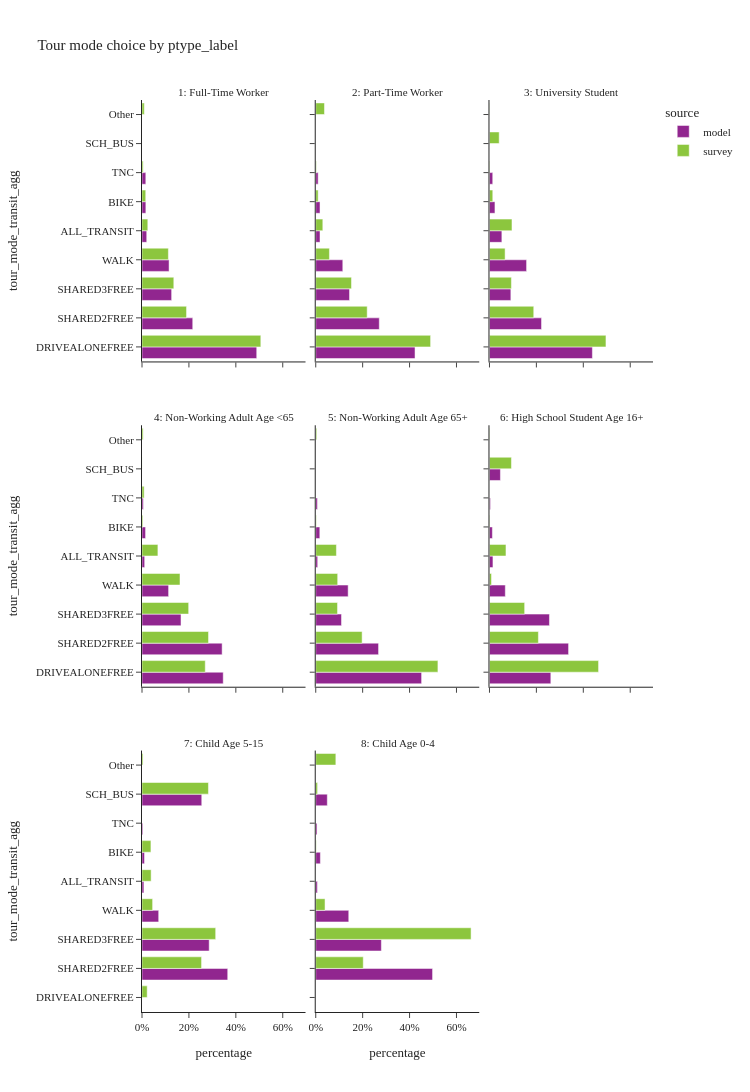
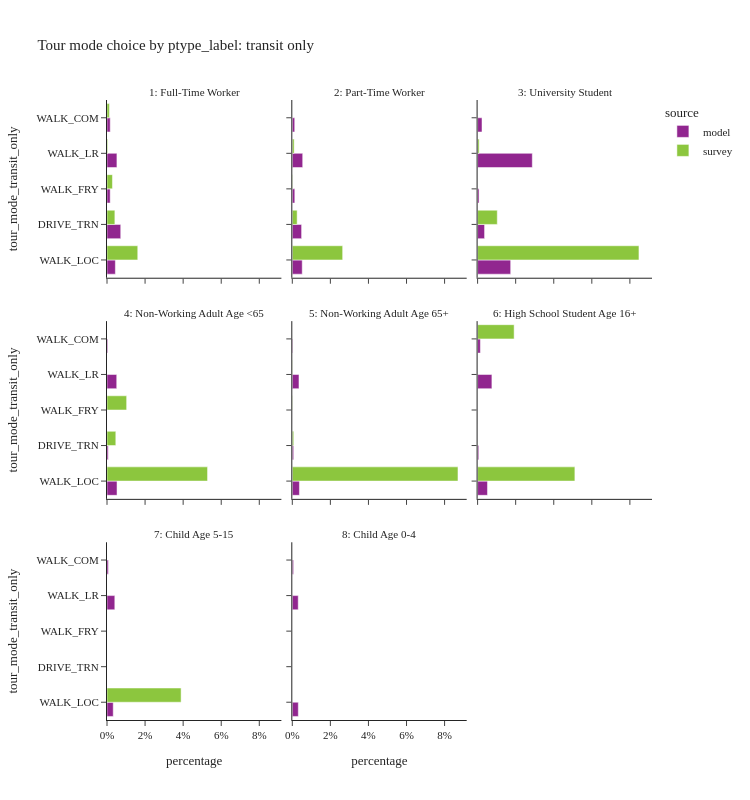

The code cell stored with these charts, in order, in its notebook:
### Code cell
tour_mode_choice_seg(segment_col='ptype_label')

### Figure 1 — Plotly figure (JSON) as saved in the notebook; plotly's stock layout.template omitted (floating-point values rounded to 4 significant figures)
{"data": [{"alignmentgroup": "True", "customdata": [[1169533], [517191], [302096], [275898], [48264], [39221], [38879]], "hovertemplate": "source=model<br>ptype_label=1: Full-Time Worker<br>percentage=%{x}<br>tour_mode_transit_agg=%{y}<br>sample_size=%{customdata[0]}<extra></extra>", "legendgroup": "model", "marker": {"color": "#91268F", "pattern": {"shape": ""}}, "name": "model", "offsetgroup": "model", "orientation": "h", "showlegend": true, "textposition": "auto", "type": "bar", "x": [0.4891, 0.2163, 0.1263, 0.1154, 0.02019, 0.0164, 0.01626], "xaxis": "x7", "y": ["DRIVEALONEFREE", "SHARED2FREE", "SHARED3FREE", "WALK", "ALL_TRANSIT", "BIKE", "TNC"], "yaxis": "y7"}, {"alignmentgroup": "True", "customdata": [[192619], [123276], [65534], [52477], [8264], [8278], [4668]], "hovertemplate": "source=model<br>ptype_label=2: Part-Time Worker<br>percentage=%{x}<br>tour_mode_transit_agg=%{y}<br>sample_size=%{customdata[0]}<extra></extra>", "legendgroup": "model", "marker": {"color": "#91268F", "pattern": {"shape": ""}}, "name": "model", "offsetgroup": "model", "orientation": "h", "showlegend": false, "textposition": "auto", "type": "bar", "x": [0.4232, 0.2709, 0.144, 0.1153, 0.01816, 0.01819, 0.01026], "xaxis": "x8", "y": ["DRIVEALONEFREE", "SHARED2FREE", "SHARED3FREE", "WALK", "ALL_TRANSIT", "BIKE", "TNC"], "yaxis": "y8"}, {"alignmentgroup": "True", "customdata": [[94485], [47793], [19625], [34066], [11379], [5018], [2997]], "hovertemplate": "source=model<br>ptype_label=3: University Student<br>percentage=%{x}<br>tour_mode_transit_agg=%{y}<br>sample_size=%{customdata[0]}<extra></extra>", "legendgroup": "model", "marker": {"color": "#91268F", "pattern": {"shape": ""}}, "name": "model", "offsetgroup": "model", "orientation": "h", "showlegend": false, "textposition": "auto", "type": "bar", "x": [0.4387, 0.2219, 0.09113, 0.1582, 0.05284, 0.0233, 0.01392], "xaxis": "x9", "y": ["DRIVEALONEFREE", "SHARED2FREE", "SHARED3FREE", "WALK", "ALL_TRANSIT", "BIKE", "TNC"], "yaxis": "y9"}, {"alignmentgroup": "True", "customdata": [[218156], [215217], [104756], [71428], [7191], [9590], [3632]], "hovertemplate": "source=model<br>ptype_label=4: Non-Working Adult Age <65<br>percentage=%{x}<br>tour_mode_transit_agg=%{y}<br>sample_size=%{customdata[0]}<extra></extra>", "legendgroup": "model", "marker": {"color": "#91268F", "pattern": {"shape": ""}}, "name": "model", "offsetgroup": "model", "orientation": "h", "showlegend": false, "textposition": "auto", "type": "bar", "x": [0.3463, 0.3416, 0.1663, 0.1134, 0.01141, 0.01522, 0.005765], "xaxis": "x4", "y": ["DRIVEALONEFREE", "SHARED2FREE", "SHARED3FREE", "WALK", "ALL_TRANSIT", "BIKE", "TNC"], "yaxis": "y4"}, {"alignmentgroup": "True", "customdata": [[229959], [136474], [55980], [70409], [4210], [8873], [3657]], "hovertemplate": "source=model<br>ptype_label=5: Non-Working Adult Age 65+<br>percentage=%{x}<br>tour_mode_transit_agg=%{y}<br>sample_size=%{customdata[0]}<extra></extra>", "legendgroup": "model", "marker": {"color": "#91268F", "pattern": {"shape": ""}}, "name": "model", "offsetgroup": "model", "orientation": "h", "showlegend": false, "textposition": "auto", "type": "bar", "x": [0.4513, 0.2678, 0.1099, 0.1382, 0.008262, 0.01741, 0.007177], "xaxis": "x5", "y": ["DRIVEALONEFREE", "SHARED2FREE", "SHARED3FREE", "WALK", "ALL_TRANSIT", "BIKE", "TNC"], "yaxis": "y5"}, {"alignmentgroup": "True", "customdata": [[40309], [51965], [39392], [10402], [2283], [7184], [1915], [659]], "hovertemplate": "source=model<br>ptype_label=6: High School Student Age 16+<br>percentage=%{x}<br>tour_mode_transit_agg=%{y}<br>sample_size=%{customdata[0]}<extra></extra>", "legendgroup": "model", "marker": {"color": "#91268F", "pattern": {"shape": ""}}, "name": "model", "offsetgroup": "model", "orientation": "h", "showlegend": false, "textposition": "auto", "type": "bar", "x": [0.2616, 0.3372, 0.2556, 0.0675, 0.01481, 0.04662, 0.01243, 0.004276], "xaxis": "x6", "y": ["DRIVEALONEFREE", "SHARED2FREE", "SHARED3FREE", "WALK", "ALL_TRANSIT", "SCH_BUS", "BIKE", "TNC"], "yaxis": "y6"}, {"alignmentgroup": "True", "customdata": [[179209], [140446], [34894], [3973], [124895], [5195], [1735]], "hovertemplate": "source=model<br>ptype_label=7: Child Age 5-15<br>percentage=%{x}<br>tour_mode_transit_agg=%{y}<br>sample_size=%{customdata[0]}<extra></extra>", "legendgroup": "model", "marker": {"color": "#91268F", "pattern": {"shape": ""}}, "name": "model", "offsetgroup": "model", "orientation": "h", "showlegend": false, "textposition": "auto", "type": "bar", "x": [0.3655, 0.2864, 0.07116, 0.008102, 0.2547, 0.01059, 0.003538], "xaxis": "x", "y": ["SHARED2FREE", "SHARED3FREE", "WALK", "ALL_TRANSIT", "SCH_BUS", "BIKE", "TNC"], "yaxis": "y"}, {"alignmentgroup": "True", "customdata": [[76041], [42713], [21491], [1061], [7522], [3014], [840]], "hovertemplate": "source=model<br>ptype_label=8: Child Age 0-4<br>percentage=%{x}<br>tour_mode_transit_agg=%{y}<br>sample_size=%{customdata[0]}<extra></extra>", "legendgroup": "model", "marker": {"color": "#91268F", "pattern": {"shape": ""}}, "name": "model", "offsetgroup": "model", "orientation": "h", "showlegend": false, "textposition": "auto", "type": "bar", "x": [0.498, 0.2798, 0.1408, 0.006949, 0.04927, 0.01974, 0.005502], "xaxis": "x2", "y": ["SHARED2FREE", "SHARED3FREE", "WALK", "ALL_TRANSIT", "SCH_BUS", "BIKE", "TNC"], "yaxis": "y2"}, {"alignmentgroup": "True", "customdata": [[1383], [468], [264], [666], [283], [150], [24], [31]], "hovertemplate": "source=survey<br>ptype_label=1: Full-Time Worker<br>percentage=%{x}<br>tour_mode_transit_agg=%{y}<br>sample_size=%{customdata[0]}<extra></extra>", "legendgroup": "survey", "marker": {"color": "#8CC63E", "pattern": {"shape": ""}}, "name": "survey", "offsetgroup": "survey", "orientation": "h", "showlegend": true, "textposition": "auto", "type": "bar", "x": [0.5066, 0.1899, 0.1356, 0.1125, 0.02479, 0.01589, 0.004996, 0.009782], "xaxis": "x7", "y": ["DRIVEALONEFREE", "SHARED2FREE", "SHARED3FREE", "WALK", "ALL_TRANSIT", "BIKE", "TNC", "Other"], "yaxis": "y7"}, {"alignmentgroup": "True", "customdata": [[406], [172], [102], [149], [71], [25], [6], [7]], "hovertemplate": "source=survey<br>ptype_label=2: Part-Time Worker<br>percentage=%{x}<br>tour_mode_transit_agg=%{y}<br>sample_size=%{customdata[0]}<extra></extra>", "legendgroup": "survey", "marker": {"color": "#8CC63E", "pattern": {"shape": ""}}, "name": "survey", "offsetgroup": "survey", "orientation": "h", "showlegend": false, "textposition": "auto", "type": "bar", "x": [0.4897, 0.2194, 0.1524, 0.05832, 0.03019, 0.01027, 0.002593, 0.03721], "xaxis": "x8", "y": ["DRIVEALONEFREE", "SHARED2FREE", "SHARED3FREE", "WALK", "ALL_TRANSIT", "BIKE", "TNC", "Other"], "yaxis": "y8"}, {"alignmentgroup": "True", "customdata": [[94], [45], [15], [86], [54], [8], [12], [3], [3]], "hovertemplate": "source=survey<br>ptype_label=3: University Student<br>percentage=%{x}<br>tour_mode_transit_agg=%{y}<br>sample_size=%{customdata[0]}<extra></extra>", "legendgroup": "survey", "marker": {"color": "#8CC63E", "pattern": {"shape": ""}}, "name": "survey", "offsetgroup": "survey", "orientation": "h", "showlegend": false, "textposition": "auto", "type": "bar", "x": [0.4966, 0.1887, 0.0935, 0.06661, 0.09591, 0.04135, 0.01406, 0.001991, 0.001281], "xaxis": "x9", "y": ["DRIVEALONEFREE", "SHARED2FREE", "SHARED3FREE", "WALK", "ALL_TRANSIT", "SCH_BUS", "BIKE", "TNC", "Other"], "yaxis": "y9"}, {"alignmentgroup": "True", "customdata": [[274], [184], [119], [186], [55], [1], [18], [6], [14]], "hovertemplate": "source=survey<br>ptype_label=4: Non-Working Adult Age <65<br>percentage=%{x}<br>tour_mode_transit_agg=%{y}<br>sample_size=%{customdata[0]}<extra></extra>", "legendgroup": "survey", "marker": {"color": "#8CC63E", "pattern": {"shape": ""}}, "name": "survey", "offsetgroup": "survey", "orientation": "h", "showlegend": false, "textposition": "auto", "type": "bar", "x": [0.2697, 0.2836, 0.199, 0.162, 0.06777, 0.0003011, 0.003702, 0.009115, 0.004843], "xaxis": "x4", "y": ["DRIVEALONEFREE", "SHARED2FREE", "SHARED3FREE", "WALK", "ALL_TRANSIT", "SCH_BUS", "BIKE", "TNC", "Other"], "yaxis": "y4"}, {"alignmentgroup": "True", "customdata": [[421], [199], [51], [133], [55], [6], [3], [11]], "hovertemplate": "source=survey<br>ptype_label=5: Non-Working Adult Age 65+<br>percentage=%{x}<br>tour_mode_transit_agg=%{y}<br>sample_size=%{customdata[0]}<extra></extra>", "legendgroup": "survey", "marker": {"color": "#8CC63E", "pattern": {"shape": ""}}, "name": "survey", "offsetgroup": "survey", "orientation": "h", "showlegend": false, "textposition": "auto", "type": "bar", "x": [0.5209, 0.1977, 0.09287, 0.09354, 0.08811, 0.002421, 0.0001684, 0.004304], "xaxis": "x5", "y": ["DRIVEALONEFREE", "SHARED2FREE", "SHARED3FREE", "WALK", "ALL_TRANSIT", "BIKE", "TNC", "Other"], "yaxis": "y5"}, {"alignmentgroup": "True", "customdata": [[20], [11], [13], [4], [8], [5], [1], [1]], "hovertemplate": "source=survey<br>ptype_label=6: High School Student Age 16+<br>percentage=%{x}<br>tour_mode_transit_agg=%{y}<br>sample_size=%{customdata[0]}<extra></extra>", "legendgroup": "survey", "marker": {"color": "#8CC63E", "pattern": {"shape": ""}}, "name": "survey", "offsetgroup": "survey", "orientation": "h", "showlegend": false, "textposition": "auto", "type": "bar", "x": [0.465, 0.2085, 0.1499, 0.008607, 0.07029, 0.09364, 0.002005, 0.002005], "xaxis": "x6", "y": ["DRIVEALONEFREE", "SHARED2FREE", "SHARED3FREE", "WALK", "ALL_TRANSIT", "SCH_BUS", "BIKE", "Other"], "yaxis": "y6"}, {"alignmentgroup": "True", "customdata": [[4], [77], [135], [42], [16], [126], [13], [2]], "hovertemplate": "source=survey<br>ptype_label=7: Child Age 5-15<br>percentage=%{x}<br>tour_mode_transit_agg=%{y}<br>sample_size=%{customdata[0]}<extra></extra>", "legendgroup": "survey", "marker": {"color": "#8CC63E", "pattern": {"shape": ""}}, "name": "survey", "offsetgroup": "survey", "orientation": "h", "showlegend": false, "textposition": "auto", "type": "bar", "x": [0.02207, 0.2539, 0.3141, 0.04522, 0.03892, 0.2833, 0.03808, 0.0044], "xaxis": "x", "y": ["DRIVEALONEFREE", "SHARED2FREE", "SHARED3FREE", "WALK", "ALL_TRANSIT", "SCH_BUS", "BIKE", "Other"], "yaxis": "y"}, {"alignmentgroup": "True", "customdata": [[33], [41], [11], [2], [4], [2]], "hovertemplate": "source=survey<br>ptype_label=8: Child Age 0-4<br>percentage=%{x}<br>tour_mode_transit_agg=%{y}<br>sample_size=%{customdata[0]}<extra></extra>", "legendgroup": "survey", "marker": {"color": "#8CC63E", "pattern": {"shape": ""}}, "name": "survey", "offsetgroup": "survey", "orientation": "h", "showlegend": false, "textposition": "auto", "type": "bar", "x": [0.2025, 0.6623, 0.0396, 0.007753, 0.002123, 0.08572], "xaxis": "x2", "y": ["SHARED2FREE", "SHARED3FREE", "WALK", "SCH_BUS", "BIKE", "Other"], "yaxis": "y2"}], "layout": {"annotations": [{"font": {}, "showarrow": false, "text": "7: Child Age 5-15", "x": 0.16, "xanchor": "center", "xref": "paper", "y": 0.2867, "yanchor": "bottom", "yref": "paper"}, {"font": {}, "showarrow": false, "text": "8: Child Age 0-4", "x": 0.5, "xanchor": "center", "xref": "paper", "y": 0.2867, "yanchor": "bottom", "yref": "paper"}, {"font": {}, "showarrow": false, "text": "4: Non-Working Adult Age <65", "x": 0.16, "xanchor": "center", "xref": "paper", "y": 0.6433, "yanchor": "bottom", "yref": "paper"}, {"font": {}, "showarrow": false, "text": "5: Non-Working Adult Age 65+", "x": 0.5, "xanchor": "center", "xref": "paper", "y": 0.6433, "yanchor": "bottom", "yref": "paper"}, {"font": {}, "showarrow": false, "text": "6: High School Student Age 16+", "x": 0.84, "xanchor": "center", "xref": "paper", "y": 0.6433, "yanchor": "bottom", "yref": "paper"}, {"font": {}, "showarrow": false, "text": "1: Full-Time Worker", "x": 0.16, "xanchor": "center", "xref": "paper", "y": 1.0, "yanchor": "bottom", "yref": "paper"}, {"font": {}, "showarrow": false, "text": "2: Part-Time Worker", "x": 0.5, "xanchor": "center", "xref": "paper", "y": 1.0, "yanchor": "bottom", "yref": "paper"}, {"font": {}, "showarrow": false, "text": "3: University Student", "x": 0.84, "xanchor": "center", "xref": "paper", "y": 1.0, "yanchor": "bottom", "yref": "paper"}], "barmode": "group", "height": 1200, "legend": {"title": {"text": "source"}, "tracegroupgap": 0}, "title": {"text": "Tour mode choice by ptype_label"}, "width": 750, "xaxis": {"anchor": "y", "domain": [0.0, 0.32], "tickformat": ".0%", "title": {"text": "percentage"}}, "xaxis2": {"anchor": "y2", "domain": [0.34, 0.66], "matches": "x", "tickformat": ".0%", "title": {"text": "percentage"}}, "xaxis3": {"anchor": "y3", "domain": [0.68, 1.0], "matches": "x", "tickformat": ".0%", "title": {"text": "percentage"}}, "xaxis4": {"anchor": "y4", "domain": [0.0, 0.32], "matches": "x", "showticklabels": false, "tickformat": ".0%"}, "xaxis5": {"anchor": "y5", "domain": [0.34, 0.66], "matches": "x", "showticklabels": false, "tickformat": ".0%"}, "xaxis6": {"anchor": "y6", "domain": [0.68, 1.0], "matches": "x", "showticklabels": false, "tickformat": ".0%"}, "xaxis7": {"anchor": "y7", "domain": [0.0, 0.32], "matches": "x", "showticklabels": false, "tickformat": ".0%"}, "xaxis8": {"anchor": "y8", "domain": [0.34, 0.66], "matches": "x", "showticklabels": false, "tickformat": ".0%"}, "xaxis9": {"anchor": "y9", "domain": [0.68, 1.0], "matches": "x", "showticklabels": false, "tickformat": ".0%"}, "yaxis": {"anchor": "x", "domain": [0.0, 0.2867], "title": {"text": "tour_mode_transit_agg"}}, "yaxis2": {"anchor": "x2", "domain": [0.0, 0.2867], "matches": "y", "showticklabels": false}, "yaxis3": {"anchor": "x3", "domain": [0.0, 0.2867], "matches": "y", "showticklabels": false}, "yaxis4": {"anchor": "x4", "domain": [0.3567, 0.6433], "matches": "y", "title": {"text": "tour_mode_transit_agg"}}, "yaxis5": {"anchor": "x5", "domain": [0.3567, 0.6433], "matches": "y", "showticklabels": false}, "yaxis6": {"anchor": "x6", "domain": [0.3567, 0.6433], "matches": "y", "showticklabels": false}, "yaxis7": {"anchor": "x7", "domain": [0.7133, 1.0], "matches": "y", "title": {"text": "tour_mode_transit_agg"}}, "yaxis8": {"anchor": "x8", "domain": [0.7133, 1.0], "matches": "y", "showticklabels": false}, "yaxis9": {"anchor": "x9", "domain": [0.7133, 1.0], "matches": "y", "showticklabels": false}}}

### Figure 2 — Plotly figure (JSON) as saved in the notebook; plotly's stock layout.template omitted (floating-point values rounded to 4 significant figures)
{"data": [{"alignmentgroup": "True", "customdata": [[10500], [17245], [4005], [12459], [4055]], "hovertemplate": "source=model<br>ptype_label=1: Full-Time Worker<br>percentage=%{x}<br>tour_mode_transit_only=%{y}<br>sample_size=%{customdata[0]}<extra></extra>", "legendgroup": "model", "marker": {"color": "#91268F", "pattern": {"shape": ""}}, "name": "model", "offsetgroup": "model", "orientation": "h", "showlegend": true, "textposition": "auto", "type": "bar", "x": [0.004391, 0.007212, 0.001675, 0.005211, 0.001696], "xaxis": "x7", "y": ["WALK_LOC", "DRIVE_TRN", "WALK_FRY", "WALK_LR", "WALK_COM"], "yaxis": "y7"}, {"alignmentgroup": "True", "customdata": [[2373], [2223], [601], [2487], [580]], "hovertemplate": "source=model<br>ptype_label=2: Part-Time Worker<br>percentage=%{x}<br>tour_mode_transit_only=%{y}<br>sample_size=%{customdata[0]}<extra></extra>", "legendgroup": "model", "marker": {"color": "#91268F", "pattern": {"shape": ""}}, "name": "model", "offsetgroup": "model", "orientation": "h", "showlegend": false, "textposition": "auto", "type": "bar", "x": [0.005214, 0.004884, 0.001321, 0.005465, 0.001274], "xaxis": "x8", "y": ["WALK_LOC", "DRIVE_TRN", "WALK_FRY", "WALK_LR", "WALK_COM"], "yaxis": "y8"}, {"alignmentgroup": "True", "customdata": [[3742], [788], [163], [6188], [498]], "hovertemplate": "source=model<br>ptype_label=3: University Student<br>percentage=%{x}<br>tour_mode_transit_only=%{y}<br>sample_size=%{customdata[0]}<extra></extra>", "legendgroup": "model", "marker": {"color": "#91268F", "pattern": {"shape": ""}}, "name": "model", "offsetgroup": "model", "orientation": "h", "showlegend": false, "textposition": "auto", "type": "bar", "x": [0.01738, 0.003659, 0.0007569, 0.02873, 0.002312], "xaxis": "x9", "y": ["WALK_LOC", "DRIVE_TRN", "WALK_FRY", "WALK_LR", "WALK_COM"], "yaxis": "y9"}, {"alignmentgroup": "True", "customdata": [[3317], [406], [3219], [249]], "hovertemplate": "source=model<br>ptype_label=4: Non-Working Adult Age <65<br>percentage=%{x}<br>tour_mode_transit_only=%{y}<br>sample_size=%{customdata[0]}<extra></extra>", "legendgroup": "model", "marker": {"color": "#91268F", "pattern": {"shape": ""}}, "name": "model", "offsetgroup": "model", "orientation": "h", "showlegend": false, "textposition": "auto", "type": "bar", "x": [0.005265, 0.0006445, 0.00511, 0.0003953], "xaxis": "x4", "y": ["WALK_LOC", "DRIVE_TRN", "WALK_LR", "WALK_COM"], "yaxis": "y4"}, {"alignmentgroup": "True", "customdata": [[1907], [363], [2], [1787], [151]], "hovertemplate": "source=model<br>ptype_label=5: Non-Working Adult Age 65+<br>percentage=%{x}<br>tour_mode_transit_only=%{y}<br>sample_size=%{customdata[0]}<extra></extra>", "legendgroup": "model", "marker": {"color": "#91268F", "pattern": {"shape": ""}}, "name": "model", "offsetgroup": "model", "orientation": "h", "showlegend": false, "textposition": "auto", "type": "bar", "x": [0.003742, 0.0007124, 3.925e-06, 0.003507, 0.0002963], "xaxis": "x5", "y": ["WALK_LOC", "DRIVE_TRN", "WALK_FRY", "WALK_LR", "WALK_COM"], "yaxis": "y5"}, {"alignmentgroup": "True", "customdata": [[800], [94], [7], [1158], [224]], "hovertemplate": "source=model<br>ptype_label=6: High School Student Age 16+<br>percentage=%{x}<br>tour_mode_transit_only=%{y}<br>sample_size=%{customdata[0]}<extra></extra>", "legendgroup": "model", "marker": {"color": "#91268F", "pattern": {"shape": ""}}, "name": "model", "offsetgroup": "model", "orientation": "h", "showlegend": false, "textposition": "auto", "type": "bar", "x": [0.005191, 0.00061, 4.542e-05, 0.007514, 0.001454], "xaxis": "x6", "y": ["WALK_LOC", "DRIVE_TRN", "WALK_FRY", "WALK_LR", "WALK_COM"], "yaxis": "y6"}, {"alignmentgroup": "True", "customdata": [[1606], [2012], [355]], "hovertemplate": "source=model<br>ptype_label=7: Child Age 5-15<br>percentage=%{x}<br>tour_mode_transit_only=%{y}<br>sample_size=%{customdata[0]}<extra></extra>", "legendgroup": "model", "marker": {"color": "#91268F", "pattern": {"shape": ""}}, "name": "model", "offsetgroup": "model", "orientation": "h", "showlegend": false, "textposition": "auto", "type": "bar", "x": [0.003275, 0.004103, 0.000724], "xaxis": "x", "y": ["WALK_LOC", "WALK_LR", "WALK_COM"], "yaxis": "y"}, {"alignmentgroup": "True", "customdata": [[482], [476], [103]], "hovertemplate": "source=model<br>ptype_label=8: Child Age 0-4<br>percentage=%{x}<br>tour_mode_transit_only=%{y}<br>sample_size=%{customdata[0]}<extra></extra>", "legendgroup": "model", "marker": {"color": "#91268F", "pattern": {"shape": ""}}, "name": "model", "offsetgroup": "model", "orientation": "h", "showlegend": false, "textposition": "auto", "type": "bar", "x": [0.003157, 0.003118, 0.0006746], "xaxis": "x2", "y": ["WALK_LOC", "WALK_LR", "WALK_COM"], "yaxis": "y2"}, {"alignmentgroup": "True", "customdata": [[239], [19], [8], [14], [3]], "hovertemplate": "source=survey<br>ptype_label=1: Full-Time Worker<br>percentage=%{x}<br>tour_mode_transit_only=%{y}<br>sample_size=%{customdata[0]}<extra></extra>", "legendgroup": "survey", "marker": {"color": "#8CC63E", "pattern": {"shape": ""}}, "name": "survey", "offsetgroup": "survey", "orientation": "h", "showlegend": true, "textposition": "auto", "type": "bar", "x": [0.01616, 0.004135, 0.002855, 0.0003816, 0.001254], "xaxis": "x7", "y": ["WALK_LOC", "DRIVE_TRN", "WALK_FRY", "WALK_LR", "WALK_COM"], "yaxis": "y7"}, {"alignmentgroup": "True", "customdata": [[63], [3], [1], [3], [1]], "hovertemplate": "source=survey<br>ptype_label=2: Part-Time Worker<br>percentage=%{x}<br>tour_mode_transit_only=%{y}<br>sample_size=%{customdata[0]}<extra></extra>", "legendgroup": "survey", "marker": {"color": "#8CC63E", "pattern": {"shape": ""}}, "name": "survey", "offsetgroup": "survey", "orientation": "h", "showlegend": false, "textposition": "auto", "type": "bar", "x": [0.02645, 0.002541, 0.0002243, 0.0009677, 0.0], "xaxis": "x8", "y": ["WALK_LOC", "DRIVE_TRN", "WALK_FRY", "WALK_LR", "WALK_COM"], "yaxis": "y8"}, {"alignmentgroup": "True", "customdata": [[48], [3], [3]], "hovertemplate": "source=survey<br>ptype_label=3: University Student<br>percentage=%{x}<br>tour_mode_transit_only=%{y}<br>sample_size=%{customdata[0]}<extra></extra>", "legendgroup": "survey", "marker": {"color": "#8CC63E", "pattern": {"shape": ""}}, "name": "survey", "offsetgroup": "survey", "orientation": "h", "showlegend": false, "textposition": "auto", "type": "bar", "x": [0.08476, 0.01034, 0.0008087], "xaxis": "x9", "y": ["WALK_LOC", "DRIVE_TRN", "WALK_LR"], "yaxis": "y9"}, {"alignmentgroup": "True", "customdata": [[50], [4], [1]], "hovertemplate": "source=survey<br>ptype_label=4: Non-Working Adult Age <65<br>percentage=%{x}<br>tour_mode_transit_only=%{y}<br>sample_size=%{customdata[0]}<extra></extra>", "legendgroup": "survey", "marker": {"color": "#8CC63E", "pattern": {"shape": ""}}, "name": "survey", "offsetgroup": "survey", "orientation": "h", "showlegend": false, "textposition": "auto", "type": "bar", "x": [0.05282, 0.00463, 0.01032], "xaxis": "x4", "y": ["WALK_LOC", "DRIVE_TRN", "WALK_FRY"], "yaxis": "y4"}, {"alignmentgroup": "True", "customdata": [[48], [4], [1], [2]], "hovertemplate": "source=survey<br>ptype_label=5: Non-Working Adult Age 65+<br>percentage=%{x}<br>tour_mode_transit_only=%{y}<br>sample_size=%{customdata[0]}<extra></extra>", "legendgroup": "survey", "marker": {"color": "#8CC63E", "pattern": {"shape": ""}}, "name": "survey", "offsetgroup": "survey", "orientation": "h", "showlegend": false, "textposition": "auto", "type": "bar", "x": [0.08703, 0.0007528, 0.0001854, 0.0001384], "xaxis": "x5", "y": ["WALK_LOC", "DRIVE_TRN", "WALK_FRY", "WALK_LR"], "yaxis": "y5"}, {"alignmentgroup": "True", "customdata": [[7], [1]], "hovertemplate": "source=survey<br>ptype_label=6: High School Student Age 16+<br>percentage=%{x}<br>tour_mode_transit_only=%{y}<br>sample_size=%{customdata[0]}<extra></extra>", "legendgroup": "survey", "marker": {"color": "#8CC63E", "pattern": {"shape": ""}}, "name": "survey", "offsetgroup": "survey", "orientation": "h", "showlegend": false, "textposition": "auto", "type": "bar", "x": [0.0511, 0.01919], "xaxis": "x6", "y": ["WALK_LOC", "WALK_COM"], "yaxis": "y6"}, {"alignmentgroup": "True", "customdata": [[16]], "hovertemplate": "source=survey<br>ptype_label=7: Child Age 5-15<br>percentage=%{x}<br>tour_mode_transit_only=%{y}<br>sample_size=%{customdata[0]}<extra></extra>", "legendgroup": "survey", "marker": {"color": "#8CC63E", "pattern": {"shape": ""}}, "name": "survey", "offsetgroup": "survey", "orientation": "h", "showlegend": false, "textposition": "auto", "type": "bar", "x": [0.03892], "xaxis": "x", "y": ["WALK_LOC"], "yaxis": "y"}], "layout": {"annotations": [{"font": {}, "showarrow": false, "text": "7: Child Age 5-15", "x": 0.16, "xanchor": "center", "xref": "paper", "y": 0.2867, "yanchor": "bottom", "yref": "paper"}, {"font": {}, "showarrow": false, "text": "8: Child Age 0-4", "x": 0.5, "xanchor": "center", "xref": "paper", "y": 0.2867, "yanchor": "bottom", "yref": "paper"}, {"font": {}, "showarrow": false, "text": "4: Non-Working Adult Age <65", "x": 0.16, "xanchor": "center", "xref": "paper", "y": 0.6433, "yanchor": "bottom", "yref": "paper"}, {"font": {}, "showarrow": false, "text": "5: Non-Working Adult Age 65+", "x": 0.5, "xanchor": "center", "xref": "paper", "y": 0.6433, "yanchor": "bottom", "yref": "paper"}, {"font": {}, "showarrow": false, "text": "6: High School Student Age 16+", "x": 0.84, "xanchor": "center", "xref": "paper", "y": 0.6433, "yanchor": "bottom", "yref": "paper"}, {"font": {}, "showarrow": false, "text": "1: Full-Time Worker", "x": 0.16, "xanchor": "center", "xref": "paper", "y": 1.0, "yanchor": "bottom", "yref": "paper"}, {"font": {}, "showarrow": false, "text": "2: Part-Time Worker", "x": 0.5, "xanchor": "center", "xref": "paper", "y": 1.0, "yanchor": "bottom", "yref": "paper"}, {"font": {}, "showarrow": false, "text": "3: University Student", "x": 0.84, "xanchor": "center", "xref": "paper", "y": 1.0, "yanchor": "bottom", "yref": "paper"}], "barmode": "group", "height": 800, "legend": {"title": {"text": "source"}, "tracegroupgap": 0}, "title": {"text": "Tour mode choice by ptype_label: transit only"}, "width": 750, "xaxis": {"anchor": "y", "domain": [0.0, 0.32], "tickformat": ".0%", "title": {"text": "percentage"}}, "xaxis2": {"anchor": "y2", "domain": [0.34, 0.66], "matches": "x", "tickformat": ".0%", "title": {"text": "percentage"}}, "xaxis3": {"anchor": "y3", "domain": [0.68, 1.0], "matches": "x", "tickformat": ".0%", "title": {"text": "percentage"}}, "xaxis4": {"anchor": "y4", "domain": [0.0, 0.32], "matches": "x", "showticklabels": false, "tickformat": ".0%"}, "xaxis5": {"anchor": "y5", "domain": [0.34, 0.66], "matches": "x", "showticklabels": false, "tickformat": ".0%"}, "xaxis6": {"anchor": "y6", "domain": [0.68, 1.0], "matches": "x", "showticklabels": false, "tickformat": ".0%"}, "xaxis7": {"anchor": "y7", "domain": [0.0, 0.32], "matches": "x", "showticklabels": false, "tickformat": ".0%"}, "xaxis8": {"anchor": "y8", "domain": [0.34, 0.66], "matches": "x", "showticklabels": false, "tickformat": ".0%"}, "xaxis9": {"anchor": "y9", "domain": [0.68, 1.0], "matches": "x", "showticklabels": false, "tickformat": ".0%"}, "yaxis": {"anchor": "x", "domain": [0.0, 0.2867], "title": {"text": "tour_mode_transit_only"}}, "yaxis2": {"anchor": "x2", "domain": [0.0, 0.2867], "matches": "y", "showticklabels": false}, "yaxis3": {"anchor": "x3", "domain": [0.0, 0.2867], "matches": "y", "showticklabels": false}, "yaxis4": {"anchor": "x4", "domain": [0.3567, 0.6433], "matches": "y", "title": {"text": "tour_mode_transit_only"}}, "yaxis5": {"anchor": "x5", "domain": [0.3567, 0.6433], "matches": "y", "showticklabels": false}, "yaxis6": {"anchor": "x6", "domain": [0.3567, 0.6433], "matches": "y", "showticklabels": false}, "yaxis7": {"anchor": "x7", "domain": [0.7133, 1.0], "matches": "y", "title": {"text": "tour_mode_transit_only"}}, "yaxis8": {"anchor": "x8", "domain": [0.7133, 1.0], "matches": "y", "showticklabels": false}, "yaxis9": {"anchor": "x9", "domain": [0.7133, 1.0], "matches": "y", "showticklabels": false}}}
